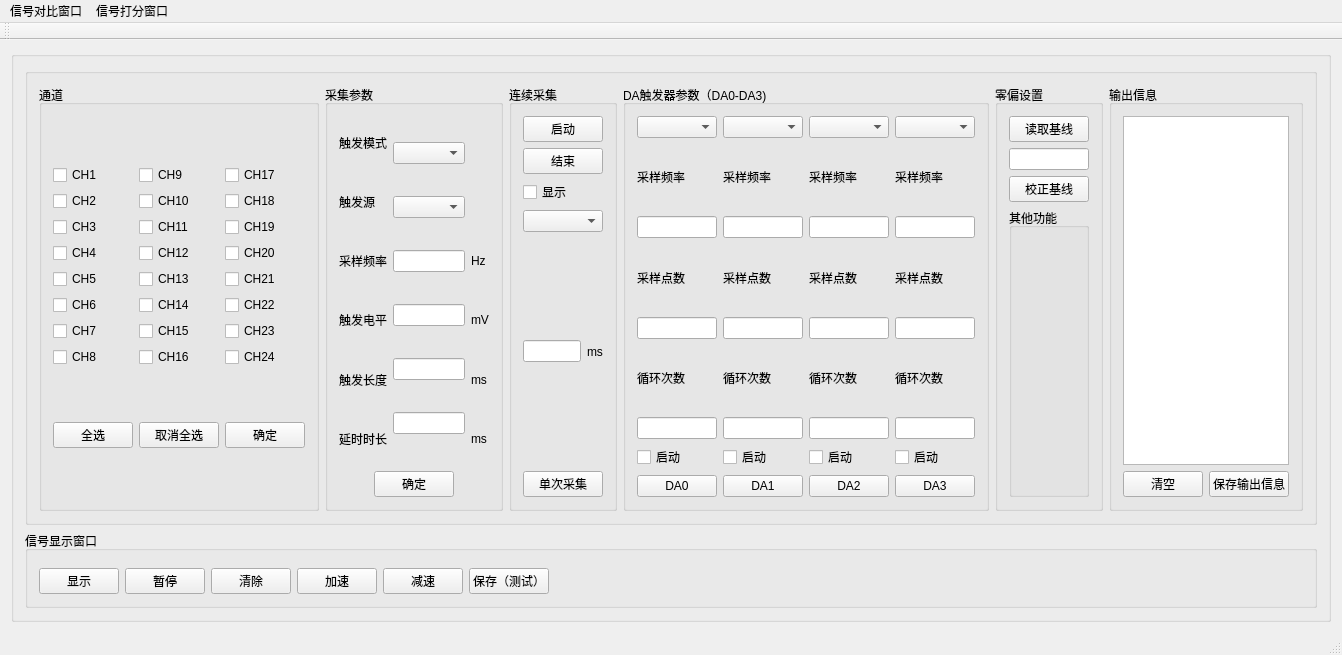
<?xml version="1.0" encoding="UTF-8"?>
<ui version="4.0">
 <class>HectoBioWindowClass</class>
 <widget class="QMainWindow" name="HectoBioWindowClass">
  <property name="geometry">
   <rect>
    <x>0</x>
    <y>0</y>
    <width>1255</width>
    <height>655</height>
   </rect>
  </property>
  <property name="windowTitle">
   <string>HectoBioWindow</string>
  </property>
  <property name="autoFillBackground">
   <bool>true</bool>
  </property>
  <property name="styleSheet">
   <string notr="true">bord-image:url(:/HectoBioWindow/res/backgroud.png);
</string>
  </property>
  <widget class="QWidget" name="centralWidget">
   <layout class="QVBoxLayout" name="verticalLayout_23">
    <item>
     <widget class="QGroupBox" name="groupBox">
      <property name="autoFillBackground">
       <bool>false</bool>
      </property>
      <property name="styleSheet">
       <string notr="true">font:rgb(143, 255, 184)</string>
      </property>
      <property name="title">
       <string/>
      </property>
      <layout class="QVBoxLayout" name="verticalLayout">
       <item>
        <widget class="QGroupBox" name="groupBox_2">
         <property name="title">
          <string/>
         </property>
         <layout class="QHBoxLayout" name="horizontalLayout_12">
          <item>
           <widget class="QGroupBox" name="groupBox_5">
            <property name="title">
             <string>通道</string>
            </property>
            <layout class="QHBoxLayout" name="horizontalLayout_11">
             <item>
              <layout class="QVBoxLayout" name="verticalLayout_5">
               <item>
                <layout class="QHBoxLayout" name="horizontalLayout_5">
                 <item>
                  <layout class="QVBoxLayout" name="verticalLayout_2">
                   <item>
                    <widget class="QCheckBox" name="CH1">
                     <property name="text">
                      <string>CH1</string>
                     </property>
                    </widget>
                   </item>
                   <item>
                    <widget class="QCheckBox" name="CH2">
                     <property name="text">
                      <string>CH2</string>
                     </property>
                    </widget>
                   </item>
                   <item>
                    <widget class="QCheckBox" name="CH3">
                     <property name="text">
                      <string>CH3</string>
                     </property>
                    </widget>
                   </item>
                   <item>
                    <widget class="QCheckBox" name="CH4">
                     <property name="text">
                      <string>CH4</string>
                     </property>
                    </widget>
                   </item>
                   <item>
                    <widget class="QCheckBox" name="CH5">
                     <property name="text">
                      <string>CH5</string>
                     </property>
                    </widget>
                   </item>
                   <item>
                    <widget class="QCheckBox" name="CH6">
                     <property name="text">
                      <string>CH6</string>
                     </property>
                    </widget>
                   </item>
                   <item>
                    <widget class="QCheckBox" name="CH7">
                     <property name="text">
                      <string>CH7</string>
                     </property>
                    </widget>
                   </item>
                   <item>
                    <widget class="QCheckBox" name="CH8">
                     <property name="text">
                      <string>CH8</string>
                     </property>
                    </widget>
                   </item>
                  </layout>
                 </item>
                 <item>
                  <layout class="QVBoxLayout" name="verticalLayout_3">
                   <item>
                    <widget class="QCheckBox" name="CH9">
                     <property name="text">
                      <string>CH9</string>
                     </property>
                    </widget>
                   </item>
                   <item>
                    <widget class="QCheckBox" name="CH10">
                     <property name="text">
                      <string>CH10</string>
                     </property>
                    </widget>
                   </item>
                   <item>
                    <widget class="QCheckBox" name="CH11">
                     <property name="text">
                      <string>CH11</string>
                     </property>
                    </widget>
                   </item>
                   <item>
                    <widget class="QCheckBox" name="CH12">
                     <property name="text">
                      <string>CH12</string>
                     </property>
                    </widget>
                   </item>
                   <item>
                    <widget class="QCheckBox" name="CH13">
                     <property name="text">
                      <string>CH13</string>
                     </property>
                    </widget>
                   </item>
                   <item>
                    <widget class="QCheckBox" name="CH14">
                     <property name="text">
                      <string>CH14</string>
                     </property>
                    </widget>
                   </item>
                   <item>
                    <widget class="QCheckBox" name="CH15">
                     <property name="text">
                      <string>CH15</string>
                     </property>
                    </widget>
                   </item>
                   <item>
                    <widget class="QCheckBox" name="CH16">
                     <property name="text">
                      <string>CH16</string>
                     </property>
                    </widget>
                   </item>
                  </layout>
                 </item>
                 <item>
                  <layout class="QVBoxLayout" name="verticalLayout_4">
                   <item>
                    <widget class="QCheckBox" name="CH17">
                     <property name="text">
                      <string>CH17</string>
                     </property>
                    </widget>
                   </item>
                   <item>
                    <widget class="QCheckBox" name="CH18">
                     <property name="text">
                      <string>CH18</string>
                     </property>
                    </widget>
                   </item>
                   <item>
                    <widget class="QCheckBox" name="CH19">
                     <property name="text">
                      <string>CH19</string>
                     </property>
                    </widget>
                   </item>
                   <item>
                    <widget class="QCheckBox" name="CH20">
                     <property name="text">
                      <string>CH20</string>
                     </property>
                    </widget>
                   </item>
                   <item>
                    <widget class="QCheckBox" name="CH21">
                     <property name="text">
                      <string>CH21</string>
                     </property>
                    </widget>
                   </item>
                   <item>
                    <widget class="QCheckBox" name="CH22">
                     <property name="text">
                      <string>CH22</string>
                     </property>
                    </widget>
                   </item>
                   <item>
                    <widget class="QCheckBox" name="CH23">
                     <property name="text">
                      <string>CH23</string>
                     </property>
                    </widget>
                   </item>
                   <item>
                    <widget class="QCheckBox" name="CH24">
                     <property name="text">
                      <string>CH24</string>
                     </property>
                    </widget>
                   </item>
                  </layout>
                 </item>
                </layout>
               </item>
               <item>
                <layout class="QHBoxLayout" name="horizontalLayout_4">
                 <item>
                  <widget class="QPushButton" name="chnselectAll">
                   <property name="text">
                    <string>全选</string>
                   </property>
                  </widget>
                 </item>
                 <item>
                  <widget class="QPushButton" name="chncancelAll">
                   <property name="text">
                    <string>取消全选</string>
                   </property>
                  </widget>
                 </item>
                 <item>
                  <widget class="QPushButton" name="selectchnOK">
                   <property name="text">
                    <string>确定</string>
                   </property>
                  </widget>
                 </item>
                </layout>
               </item>
              </layout>
             </item>
            </layout>
           </widget>
          </item>
          <item>
           <widget class="QGroupBox" name="groupBox_6">
            <property name="title">
             <string>采集参数</string>
            </property>
            <layout class="QVBoxLayout" name="verticalLayout_22">
             <item>
              <layout class="QVBoxLayout" name="verticalLayout_9">
               <item>
                <layout class="QHBoxLayout" name="horizontalLayout_3">
                 <item>
                  <layout class="QVBoxLayout" name="verticalLayout_6">
                   <item>
                    <widget class="QLabel" name="label">
                     <property name="text">
                      <string>触发模式</string>
                     </property>
                    </widget>
                   </item>
                   <item>
                    <widget class="QLabel" name="label_2">
                     <property name="text">
                      <string>触发源</string>
                     </property>
                    </widget>
                   </item>
                   <item>
                    <widget class="QLabel" name="label_3">
                     <property name="text">
                      <string>采样频率</string>
                     </property>
                    </widget>
                   </item>
                   <item>
                    <widget class="QLabel" name="label_4">
                     <property name="text">
                      <string>触发电平</string>
                     </property>
                    </widget>
                   </item>
                   <item>
                    <widget class="QLabel" name="label_5">
                     <property name="text">
                      <string>触发长度</string>
                     </property>
                    </widget>
                   </item>
                   <item>
                    <widget class="QLabel" name="label_6">
                     <property name="text">
                      <string>延时时长</string>
                     </property>
                    </widget>
                   </item>
                  </layout>
                 </item>
                 <item>
                  <layout class="QVBoxLayout" name="verticalLayout_7">
                   <item>
                    <widget class="QComboBox" name="trigModel"/>
                   </item>
                   <item>
                    <widget class="QComboBox" name="trigSource"/>
                   </item>
                   <item>
                    <widget class="QLineEdit" name="sampleFreq"/>
                   </item>
                   <item>
                    <widget class="QLineEdit" name="trigLevel"/>
                   </item>
                   <item>
                    <widget class="QLineEdit" name="trigLength"/>
                   </item>
                   <item>
                    <widget class="QLineEdit" name="delayTime"/>
                   </item>
                  </layout>
                 </item>
                 <item>
                  <layout class="QVBoxLayout" name="verticalLayout_8">
                   <item>
                    <widget class="QLabel" name="label_7">
                     <property name="text">
                      <string/>
                     </property>
                    </widget>
                   </item>
                   <item>
                    <widget class="QLabel" name="label_8">
                     <property name="text">
                      <string/>
                     </property>
                    </widget>
                   </item>
                   <item>
                    <widget class="QLabel" name="label_9">
                     <property name="text">
                      <string>Hz</string>
                     </property>
                    </widget>
                   </item>
                   <item>
                    <widget class="QLabel" name="label_10">
                     <property name="text">
                      <string>mV</string>
                     </property>
                    </widget>
                   </item>
                   <item>
                    <widget class="QLabel" name="label_11">
                     <property name="text">
                      <string>ms</string>
                     </property>
                    </widget>
                   </item>
                   <item>
                    <widget class="QLabel" name="label_12">
                     <property name="text">
                      <string>ms</string>
                     </property>
                    </widget>
                   </item>
                  </layout>
                 </item>
                </layout>
               </item>
               <item>
                <layout class="QHBoxLayout" name="horizontalLayout_6">
                 <item>
                  <spacer name="horizontalSpacer_2">
                   <property name="orientation">
                    <enum>Qt::Horizontal</enum>
                   </property>
                   <property name="sizeHint" stdset="0">
                    <size>
                     <width>40</width>
                     <height>20</height>
                    </size>
                   </property>
                  </spacer>
                 </item>
                 <item>
                  <widget class="QPushButton" name="acqparaBtnOK">
                   <property name="text">
                    <string>确定</string>
                   </property>
                  </widget>
                 </item>
                 <item>
                  <spacer name="horizontalSpacer">
                   <property name="orientation">
                    <enum>Qt::Horizontal</enum>
                   </property>
                   <property name="sizeHint" stdset="0">
                    <size>
                     <width>40</width>
                     <height>20</height>
                    </size>
                   </property>
                  </spacer>
                 </item>
                </layout>
               </item>
              </layout>
             </item>
            </layout>
           </widget>
          </item>
          <item>
           <widget class="QGroupBox" name="groupBox_7">
            <property name="title">
             <string>连续采集</string>
            </property>
            <layout class="QHBoxLayout" name="horizontalLayout">
             <item>
              <layout class="QVBoxLayout" name="verticalLayout_20">
               <item>
                <layout class="QVBoxLayout" name="verticalLayout_10">
                 <item>
                  <widget class="QPushButton" name="ctnscqStart">
                   <property name="text">
                    <string>启动</string>
                   </property>
                  </widget>
                 </item>
                 <item>
                  <widget class="QPushButton" name="ctnscqEnd">
                   <property name="text">
                    <string>结束</string>
                   </property>
                  </widget>
                 </item>
                 <item>
                  <widget class="QCheckBox" name="ctnscqDisplay">
                   <property name="text">
                    <string>显示</string>
                   </property>
                  </widget>
                 </item>
                 <item>
                  <widget class="QComboBox" name="ctnacqMutliSelcet"/>
                 </item>
                </layout>
               </item>
               <item>
                <layout class="QVBoxLayout" name="verticalLayout_11">
                 <item>
                  <layout class="QHBoxLayout" name="horizontalLayout_7">
                   <item>
                    <widget class="QLineEdit" name="singleacqTime"/>
                   </item>
                   <item>
                    <widget class="QLabel" name="label_13">
                     <property name="text">
                      <string>ms</string>
                     </property>
                    </widget>
                   </item>
                  </layout>
                 </item>
                 <item>
                  <widget class="QPushButton" name="singleacqEnd">
                   <property name="text">
                    <string>单次采集</string>
                   </property>
                  </widget>
                 </item>
                </layout>
               </item>
              </layout>
             </item>
            </layout>
           </widget>
          </item>
          <item>
           <widget class="QGroupBox" name="groupBox_8">
            <property name="title">
             <string>DA触发器参数（DA0-DA3)</string>
            </property>
            <layout class="QHBoxLayout" name="horizontalLayout_10">
             <item>
              <layout class="QHBoxLayout" name="horizontalLayout_8">
               <item>
                <layout class="QVBoxLayout" name="verticalLayout_12">
                 <item>
                  <widget class="QComboBox" name="da0MutliSelect"/>
                 </item>
                 <item>
                  <widget class="QLabel" name="label_14">
                   <property name="text">
                    <string>采样频率</string>
                   </property>
                  </widget>
                 </item>
                 <item>
                  <widget class="QLineEdit" name="da0freq"/>
                 </item>
                 <item>
                  <widget class="QLabel" name="label_15">
                   <property name="text">
                    <string>采样点数</string>
                   </property>
                  </widget>
                 </item>
                 <item>
                  <widget class="QLineEdit" name="da0samplepoint"/>
                 </item>
                 <item>
                  <widget class="QLabel" name="label_16">
                   <property name="text">
                    <string>循环次数</string>
                   </property>
                  </widget>
                 </item>
                 <item>
                  <widget class="QLineEdit" name="da0cycle"/>
                 </item>
                 <item>
                  <widget class="QCheckBox" name="da0start">
                   <property name="text">
                    <string>启动</string>
                   </property>
                  </widget>
                 </item>
                 <item>
                  <widget class="QPushButton" name="btnDA0">
                   <property name="text">
                    <string>DA0</string>
                   </property>
                  </widget>
                 </item>
                </layout>
               </item>
               <item>
                <layout class="QVBoxLayout" name="verticalLayout_13">
                 <item>
                  <widget class="QComboBox" name="da1MutliSelect"/>
                 </item>
                 <item>
                  <widget class="QLabel" name="label_17">
                   <property name="text">
                    <string>采样频率</string>
                   </property>
                  </widget>
                 </item>
                 <item>
                  <widget class="QLineEdit" name="da1freq"/>
                 </item>
                 <item>
                  <widget class="QLabel" name="label_18">
                   <property name="text">
                    <string>采样点数</string>
                   </property>
                  </widget>
                 </item>
                 <item>
                  <widget class="QLineEdit" name="da1samplepoint"/>
                 </item>
                 <item>
                  <widget class="QLabel" name="label_19">
                   <property name="text">
                    <string>循环次数</string>
                   </property>
                  </widget>
                 </item>
                 <item>
                  <widget class="QLineEdit" name="da1cycle"/>
                 </item>
                 <item>
                  <widget class="QCheckBox" name="da1start">
                   <property name="text">
                    <string>启动</string>
                   </property>
                  </widget>
                 </item>
                 <item>
                  <widget class="QPushButton" name="btnDA1">
                   <property name="text">
                    <string>DA1</string>
                   </property>
                  </widget>
                 </item>
                </layout>
               </item>
               <item>
                <layout class="QVBoxLayout" name="verticalLayout_14">
                 <item>
                  <widget class="QComboBox" name="da2MutliSelect"/>
                 </item>
                 <item>
                  <widget class="QLabel" name="label_20">
                   <property name="text">
                    <string>采样频率</string>
                   </property>
                  </widget>
                 </item>
                 <item>
                  <widget class="QLineEdit" name="da2freq"/>
                 </item>
                 <item>
                  <widget class="QLabel" name="label_21">
                   <property name="text">
                    <string>采样点数</string>
                   </property>
                  </widget>
                 </item>
                 <item>
                  <widget class="QLineEdit" name="da2samplepoint"/>
                 </item>
                 <item>
                  <widget class="QLabel" name="label_22">
                   <property name="text">
                    <string>循环次数</string>
                   </property>
                  </widget>
                 </item>
                 <item>
                  <widget class="QLineEdit" name="da2cycle"/>
                 </item>
                 <item>
                  <widget class="QCheckBox" name="da2start">
                   <property name="text">
                    <string>启动</string>
                   </property>
                  </widget>
                 </item>
                 <item>
                  <widget class="QPushButton" name="btnDA2">
                   <property name="text">
                    <string>DA2</string>
                   </property>
                  </widget>
                 </item>
                </layout>
               </item>
               <item>
                <layout class="QVBoxLayout" name="verticalLayout_15">
                 <item>
                  <widget class="QComboBox" name="da3MutliSelect"/>
                 </item>
                 <item>
                  <widget class="QLabel" name="label_23">
                   <property name="text">
                    <string>采样频率</string>
                   </property>
                  </widget>
                 </item>
                 <item>
                  <widget class="QLineEdit" name="da3freq"/>
                 </item>
                 <item>
                  <widget class="QLabel" name="label_24">
                   <property name="text">
                    <string>采样点数</string>
                   </property>
                  </widget>
                 </item>
                 <item>
                  <widget class="QLineEdit" name="da3samplepoint"/>
                 </item>
                 <item>
                  <widget class="QLabel" name="label_25">
                   <property name="text">
                    <string>循环次数</string>
                   </property>
                  </widget>
                 </item>
                 <item>
                  <widget class="QLineEdit" name="da3cycle"/>
                 </item>
                 <item>
                  <widget class="QCheckBox" name="da3start">
                   <property name="text">
                    <string>启动</string>
                   </property>
                  </widget>
                 </item>
                 <item>
                  <widget class="QPushButton" name="btnDA3">
                   <property name="text">
                    <string>DA3</string>
                   </property>
                  </widget>
                 </item>
                </layout>
               </item>
              </layout>
             </item>
            </layout>
           </widget>
          </item>
          <item>
           <widget class="QGroupBox" name="groupBox_9">
            <property name="title">
             <string>零偏设置</string>
            </property>
            <layout class="QVBoxLayout" name="verticalLayout_24">
             <item>
              <layout class="QVBoxLayout" name="verticalLayout_17">
               <item>
                <layout class="QVBoxLayout" name="verticalLayout_16">
                 <item>
                  <widget class="QPushButton" name="baselineReadBtn">
                   <property name="text">
                    <string>读取基线</string>
                   </property>
                  </widget>
                 </item>
                 <item>
                  <widget class="QLineEdit" name="baseline_input"/>
                 </item>
                 <item>
                  <widget class="QPushButton" name="baselineRecoverBtn">
                   <property name="text">
                    <string>校正基线</string>
                   </property>
                  </widget>
                 </item>
                </layout>
               </item>
               <item>
                <widget class="QGroupBox" name="groupBox_4">
                 <property name="title">
                  <string>其他功能</string>
                 </property>
                 <layout class="QVBoxLayout" name="verticalLayout_18">
                  <item>
                   <spacer name="verticalSpacer">
                    <property name="orientation">
                     <enum>Qt::Vertical</enum>
                    </property>
                    <property name="sizeHint" stdset="0">
                     <size>
                      <width>20</width>
                      <height>84</height>
                     </size>
                    </property>
                   </spacer>
                  </item>
                 </layout>
                </widget>
               </item>
              </layout>
             </item>
            </layout>
           </widget>
          </item>
          <item>
           <widget class="QGroupBox" name="groupBox_10">
            <property name="title">
             <string>输出信息</string>
            </property>
            <layout class="QVBoxLayout" name="verticalLayout_25">
             <item>
              <layout class="QVBoxLayout" name="verticalLayout_19">
               <item>
                <widget class="QTextBrowser" name="textBrowser"/>
               </item>
               <item>
                <layout class="QHBoxLayout" name="horizontalLayout_9">
                 <item>
                  <widget class="QPushButton" name="clearTextbtn">
                   <property name="text">
                    <string>清空</string>
                   </property>
                  </widget>
                 </item>
                 <item>
                  <widget class="QPushButton" name="saveTextbtn">
                   <property name="text">
                    <string>保存输出信息</string>
                   </property>
                  </widget>
                 </item>
                </layout>
               </item>
              </layout>
             </item>
            </layout>
           </widget>
          </item>
         </layout>
        </widget>
       </item>
       <item>
        <widget class="QGroupBox" name="groupBox_3">
         <property name="title">
          <string>信号显示窗口</string>
         </property>
         <layout class="QVBoxLayout" name="verticalLayout_21">
          <item>
           <widget class="QwtPlot" name="signalPlot"/>
          </item>
          <item>
           <layout class="QHBoxLayout" name="horizontalLayout_2">
            <item>
             <widget class="QPushButton" name="signaldispDisp">
              <property name="text">
               <string>显示</string>
              </property>
             </widget>
            </item>
            <item>
             <widget class="QPushButton" name="signalstopDisp">
              <property name="text">
               <string>暂停</string>
              </property>
             </widget>
            </item>
            <item>
             <widget class="QPushButton" name="signalearseDisp">
              <property name="text">
               <string>清除</string>
              </property>
             </widget>
            </item>
            <item>
             <widget class="QPushButton" name="signaldispHurry">
              <property name="text">
               <string>加速</string>
              </property>
             </widget>
            </item>
            <item>
             <widget class="QPushButton" name="signaldispSlow">
              <property name="text">
               <string>减速</string>
              </property>
             </widget>
            </item>
            <item>
             <widget class="QPushButton" name="savetestSignalBtn">
              <property name="text">
               <string>保存（测试）</string>
              </property>
             </widget>
            </item>
            <item>
             <spacer name="horizontalSpacer_3">
              <property name="orientation">
               <enum>Qt::Horizontal</enum>
              </property>
              <property name="sizeHint" stdset="0">
               <size>
                <width>40</width>
                <height>20</height>
               </size>
              </property>
             </spacer>
            </item>
           </layout>
          </item>
         </layout>
        </widget>
       </item>
      </layout>
     </widget>
    </item>
   </layout>
  </widget>
  <widget class="QMenuBar" name="menuBar">
   <property name="geometry">
    <rect>
     <x>0</x>
     <y>0</y>
     <width>1255</width>
     <height>23</height>
    </rect>
   </property>
   <widget class="QMenu" name="menuSignal_compare_widget">
    <property name="styleSheet">
     <string notr="true">font: 75 12pt &quot;Agency FB&quot;;</string>
    </property>
    <property name="title">
     <string>信号对比窗口</string>
    </property>
   </widget>
   <widget class="QMenu" name="menu_signalView_widget">
    <property name="styleSheet">
     <string notr="true">font: 75 12pt &quot;Agency FB&quot;;
</string>
    </property>
    <property name="title">
     <string>信号打分窗口</string>
    </property>
   </widget>
   <addaction name="menuSignal_compare_widget"/>
   <addaction name="menu_signalView_widget"/>
  </widget>
  <widget class="QToolBar" name="mainToolBar">
   <attribute name="toolBarArea">
    <enum>TopToolBarArea</enum>
   </attribute>
   <attribute name="toolBarBreak">
    <bool>false</bool>
   </attribute>
  </widget>
  <widget class="QStatusBar" name="statusBar"/>
 </widget>
 <layoutdefault spacing="6" margin="11"/>
 <customwidgets>
  <customwidget>
   <class>QwtPlot</class>
   <extends>QFrame</extends>
   <header>qwt_plot.h</header>
  </customwidget>
 </customwidgets>
 <resources>
  <include location="HectoBioWindow.qrc"/>
 </resources>
 <connections/>
</ui>
